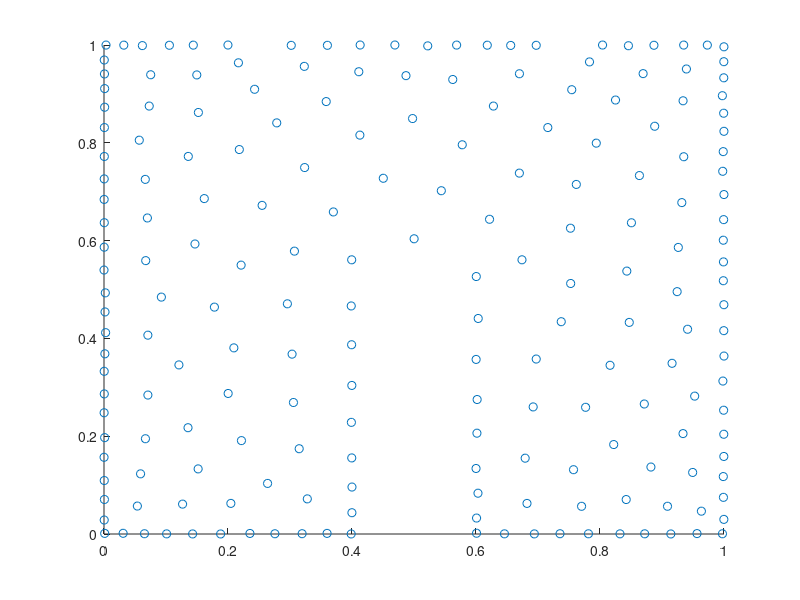

Write the MATLAB code that produced this figure.
clear all;
fileID = fopen('dataX.txt','r');
formatSpec = '%f';
x = fscanf(fileID,formatSpec);
fileID = fopen('dataY.txt','r');
y = fscanf(fileID,formatSpec);

scatter(x,y)